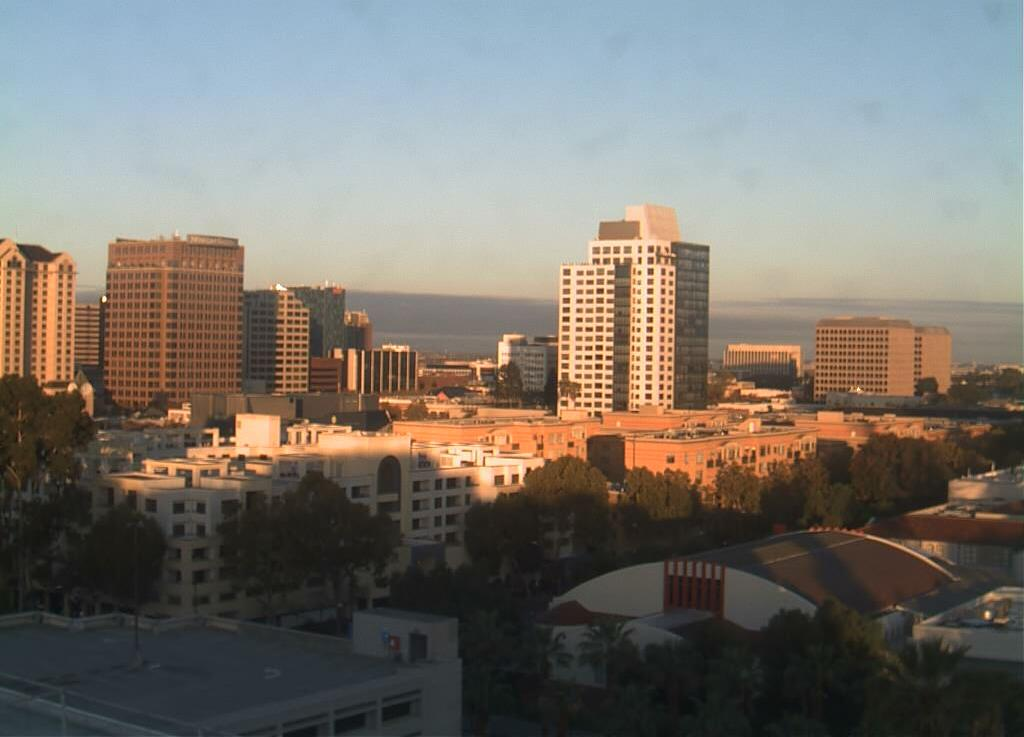
#> input picture Computer_Vision_Machine_Learning/lesson1/day_night_images/training/day/20151101_145511.jpg, 1024 x 737 px; its folder holds 3 pictures in this run
$ python misclassification_data_analysis.py
#> lines starting #> are read from the running program, lines starting #| are printed output that depends on the picture
### Computer_Vision_Machine_Learning/lesson1/helpers.py
# Helper functions

import os
import glob # library for loading images from a directory
import matplotlib.image as mpimg
import cv2
import numpy as np
import matplotlib.pyplot as plt


# This function loads in images and their labels and places them in a list
# The list contains all images and their associated labels
# For example, after data is loaded, im_list[0][:] will be the first image-label pair in the list
def load_dataset(image_dir):

    # Populate this empty image list
#> called with image_dir = 'day_night_images/training/'
    im_list = []
    image_types = ["day", "night"]

    # Iterate through each color folder
    for im_type in image_types:

        # Iterate through each image file in each image_type folder
        # glob reads in any image with the extension "image_dir/im_type/*"
        for file in glob.glob(os.path.join(image_dir, im_type, "*")):

            # Read in the image
            im = mpimg.imread(file)
#> im is the input picture: shape (737, 1024, 3); mean R, G, B 120.9, 116.4, 109.5

            # Check if the image exists/if it's been correctly read-in
            if not im is None:
                # Append the image, and it's type (red, green, yellow) to the image list
                im_list.append((im, im_type))

    return im_list


def standardize_input(image):

    ## TODO: Resize image so that all "standard" images are the same size 600x1100 (hxw)
    image_x = 1100
    image_y = 600
    standard_im = cv2.resize(image, (image_x,image_y), interpolation = cv2.INTER_AREA)


    return standard_im

def encode(label):

    numerical_val = 0
    ## TODO: complete the code to produce a numerical label
    if label == 'day':
        numerical_val = 1

    return numerical_val


def standardize(image_list):

    # Empty image data array
    standard_list = []

    # Iterate through all the image-label pairs
    for item in image_list:
        image = item[0]
        label = item[1]

        # Standardize the image
        standardized_im = standardize_input(image)

        # Create a numerical label
        binary_label = encode(label)

        # Append the image, and it's one hot encoded label to the full, processed list of image data
        standard_list.append((standardized_im, binary_label))
#> this loop made 4 passes
#> pass 1, in standardize_input, `standard_im = cv2.resize(image, (image_x,image_y), interpolation = cv2..`:
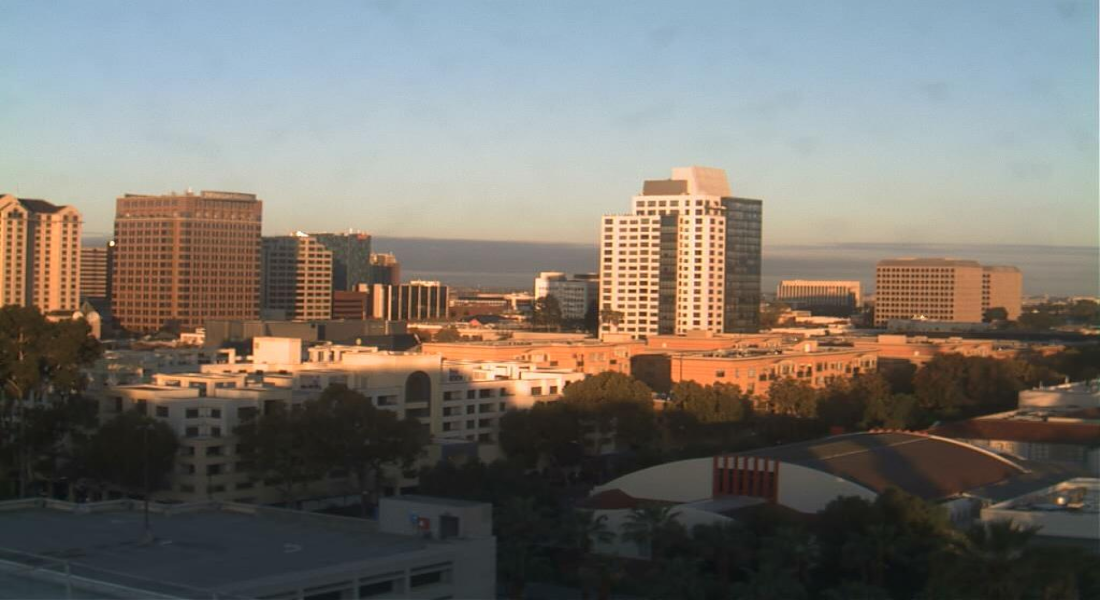
#> standard_im: shape (600, 1100, 3); mean R, G, B 120.8, 116.3, 109.4
#> pass 2, in standardize, `image = item[0]`:
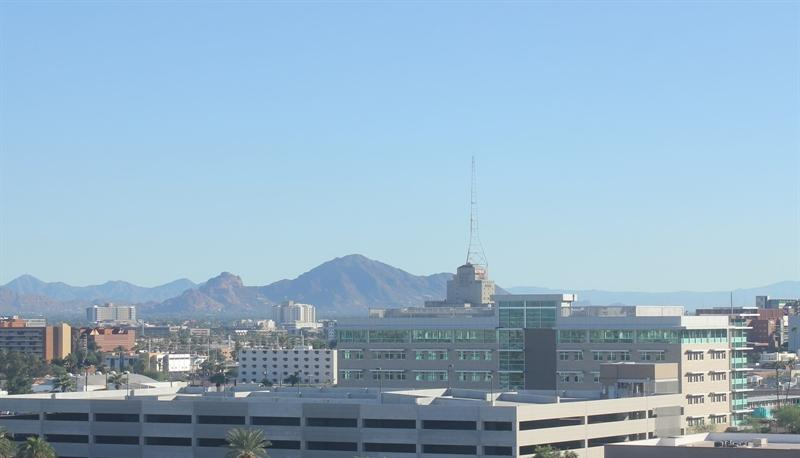
#> image: shape (458, 800, 3); mean R, G, B 148.8, 177.7, 198.8
#> pass 2, in standardize_input (call 2), `standard_im = cv2.resize(image, (image_x,image_y), interpolation = cv2..`:
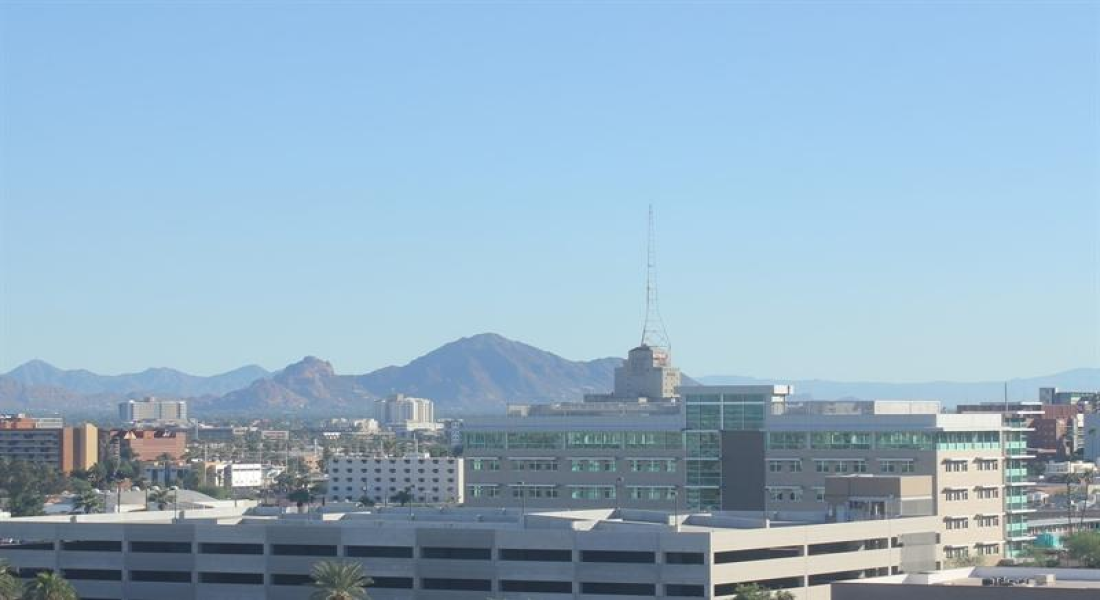
#> standard_im: shape (600, 1100, 3); mean R, G, B 148.8, 177.7, 198.7
#> pass 3, in standardize, `image = item[0]`:
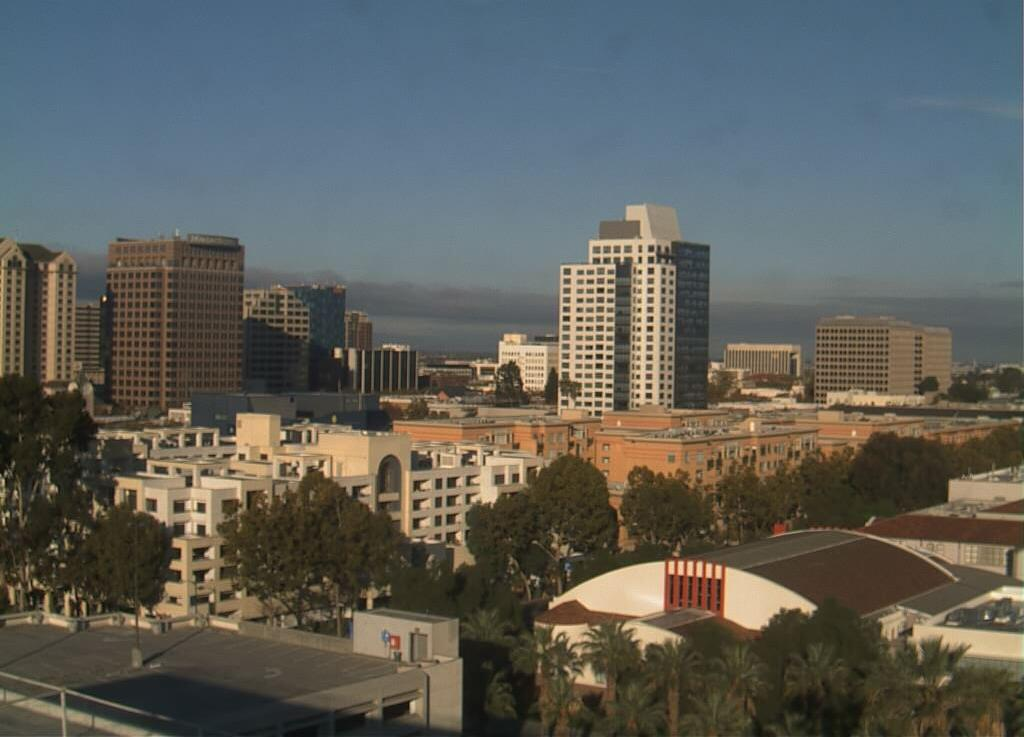
#> image: shape (737, 1024, 3); mean R, G, B 94.5, 95.4, 90.1

    return standard_list

# [14 lines left out: function avg_brightness, not called in this run]

# This function should take in RGB image input
def estimate_label(rgb_image):

    avg_v = avg_brightness_hsv(rgb_image,'v')
#> in avg_brightness_hsv, `hsv = cv2.cvtColor(rgb_image, cv2.COLOR_RGB2HSV)`: hsv: shape (600, 1100, 3); mean H, S, V 52.9, 63.8, 132.1
#> in avg_brightness_hsv, `val = np.sum(hsv[:,:,2])`: val = 87211078
#> in avg_brightness_hsv, `average = val/area`: average = 132.1
#> avg_v = 132.1
    ## TODO: extract average brightness feature from an RGB image
    # Use the avg brightness feature to predict a label (0, 1)
    predicted_label = 0 #night
    threshold_h = 120
    threshold_l = 92
    s_avg_day = 53.8
    s_avg_nite = 103.9
    h_avg_day = 67.1
    h_avg_nite = 45.9
    r_avg_day = 121.7
    r_avg_nite =67.8
    r_std_day = 20.9
    r_std_nite = 36.3
    g_avg_day = 124.9
    g_avg_nite = 52.1
    g_std_day = 25.2
    g_std_nite = 28.3
    b_avg_day = 126.7
    b_avg_nite = 40.8
    v_avg_day = 137

    #Check to see if r or g is within std dev of sample


  ## TODO: Return the predicted_label (0 or 1) based on whether the avg is
    # above or below the threshold
    if avg_v > threshold_h:
        predicted_label = 1
    elif  avg_v > threshold_l :
        r_avg = mean_rgb(rgb_image,'r')
        g_avg = mean_rgb(rgb_image,'g')
        b_avg = mean_rgb(rgb_image,'b')
        h_avg = mean_hsv(rgb_image,'h')
        s_avg = mean_hsv(rgb_image,'s')
        #Need another value to compare too close
        #Check to see if r or g is within std dev of sample
        r_in_range = r_avg >= r_avg_day
        g_in_range = g_avg < 90
        b_in_range = b_avg < 85
        h_in_range = h_avg >= h_avg_nite
        #print(str(r_avg) + ' ' + str(g_avg) + ' ' + str(b_avg) + ' ' + str(h_avg) + ' ' + str(avg_v))

        if  b_in_range or g_in_range:
            predicted_label = 0
        else:
            predicted_label = 1
    else:
        predicted_label = 0


    return predicted_label

# [29 lines left out: function hsv_histograms, not called in this run]

def avg_brightness_rgb(rgb_image,rgb_char):

    # Convert image to HSV
    area = 600*1100

    if rgb_char == 'r' or rgb_char == 'R':
        # Add up all the pixel values in the R channel
        r = np.sum(rgb_image[:,:,0])
        average = r/area
    elif rgb_char == 'g' or rgb_char == 'G':
        g = np.sum(rgb_image[:,:,1])
        average = g/area
    elif rgb_char == 'b' or rgb_char == 'B':
        b = np.sum(rgb_image[:,:,2])
        average = b/area
    else:
        average = None

    return average

def mean_rgb(rgb_image,rgb_char):

    if rgb_char == 'r' or rgb_char == 'R':
        # Add up all the pixel values in the R channel
        return_val = np.mean(rgb_image[:,:,0])
    elif rgb_char == 'g' or rgb_char == 'G':
        return_val = np.mean(rgb_image[:,:,1])
    elif rgb_char == 'b' or rgb_char == 'B':
        return_val = np.mean(rgb_image[:,:,2])
    else:
        return_val = None

    return return_val

def min_rgb(rgb_image,rgb_char):

    if rgb_char == 'r' or rgb_char == 'R':
        # Add up all the pixel values in the R channel
        return_val = np.min(rgb_image[:,:,0])
    elif rgb_char == 'g' or rgb_char == 'G':
        return_val = np.min(rgb_image[:,:,1])
    elif rgb_char == 'b' or rgb_char == 'B':
        return_val = np.min(rgb_image[:,:,2])
    else:
        return_val = None

    return return_val

def max_rgb(rgb_image,rgb_char):

    if rgb_char == 'r' or rgb_char == 'R':
        # Add up all the pixel values in the R channel
        return_val = np.max(rgb_image[:,:,0])
    elif rgb_char == 'g' or rgb_char == 'G':
        return_val = np.max(rgb_image[:,:,1])
    elif rgb_char == 'b' or rgb_char == 'B':
        return_val = np.max(rgb_image[:,:,2])
    else:
        return_val = None

    return return_val
'''
    ## TODO: set the value of a threshold that will separate day and night images


    area = 600*1100
    r_avg = r/area
    g_avg = g/area
    b_avg = b/area

    print('The V Channel avg is ' + str(avg) + ' ' + 'The R Chan avg is: ' + str(r_avg)
          + ' ' + 'The G chan avg is: ' + str(g_avg) + ' ' + 'The B Chan avg is: ' + str(b_avg))

'''

def avg_brightness_hsv(rgb_image,hsv_char):

    # Convert image to HSV
    hsv = cv2.cvtColor(rgb_image, cv2.COLOR_RGB2HSV)
    area = 600*1100

    if hsv_char == 'h' or hsv_char == 'H':
        # Add up all the pixel values in the R channel
        val = np.sum(hsv[:,:,0])
        average = val/area
    elif hsv_char == 's' or hsv_char == 'S':
        val = np.sum(hsv[:,:,1])
        average = val/area
    elif hsv_char == 'v' or hsv_char == 'V':
        val = np.sum(hsv[:,:,2])
        average = val/area
    else:
        average = None

    return average

def mean_hsv(rgb_image,hsv_char):
    hsv = cv2.cvtColor(rgb_image, cv2.COLOR_RGB2HSV)
    if hsv_char == 'h' or hsv_char == 'H':
        # Add up all the pixel values in the R channel
        return_val = np.mean(hsv[:,:,0])
    elif hsv_char == 's' or hsv_char == 'S':
        return_val = np.mean(hsv[:,:,1])
    elif hsv_char == 'v' or hsv_char == 'V':
        return_val = np.mean(hsv[:,:,2])
    else:
        return_val = None

    return return_val

def min_hsv(rgb_image,hsv_char):
    hsv = cv2.cvtColor(rgb_image, cv2.COLOR_RGB2HSV)
    if hsv_char == 'h' or hsv_char == 'H':
        # Add up all the pixel values in the R channel
        return_val = np.min(hsv[:,:,0])
    elif hsv_char == 's' or hsv_char == 'S':
        return_val = np.min(hsv[:,:,1])
    elif hsv_char == 'v' or hsv_char == 'V':
        return_val = np.min(hsv[:,:,2])
    else:
        return_val = None

    return return_val

def max_hsv(rgb_image,hsv_char):
    hsv = cv2.cvtColor(rgb_image, cv2.COLOR_RGB2HSV)
    if hsv_char == 'h' or hsv_char == 'H':
        # Add up all the pixel values in the R channel
        return_val = np.max(hsv[:,:,0])
    elif hsv_char == 's' or hsv_char == 'S':
        return_val = np.max(hsv[:,:,1])
    elif hsv_char == 'v' or hsv_char == 'V':
        return_val = np.max(hsv[:,:,2])
    else:
        return_val = None

    return return_val

### Computer_Vision_Machine_Learning/lesson1/misclassification_data_analysis.py
# -*- coding: utf-8 -*-
"""
Created on Sat Mar 28 16:07:51 2020

@author: nmazzilli24
"""

import cv2 # computer vision library
import helpers

import numpy as np
import matplotlib.pyplot as plt
import matplotlib.image as mpimg
import pandas as pd

#Create data dictionary

#We need image, selected label, RGB averares, RGB min/max, HSV averges, min,max
# Image data directories
image_dir_training = "day_night_images/training/"
image_dir_test = "day_night_images/test/"

# Using the load_dataset function in helpers.py
# Load training data
IMAGE_LIST = helpers.load_dataset(image_dir_training)

# Standardize all training images
STANDARDIZED_LIST = helpers.standardize(IMAGE_LIST)

#default_data['item3'] = 3
#default_data.update({'item3': 3})
image_num = 0
test_im = STANDARDIZED_LIST[image_num][0]
selected_label = STANDARDIZED_LIST[image_num][1]
pred_label = helpers.estimate_label(test_im)
r_avg = helpers.avg_brightness_rgb(test_im,'r')
#> in avg_brightness_rgb, `r = np.sum(rgb_image[:,:,0])`: r = 79739369
#> in avg_brightness_rgb, `average = r/area`: average = 120.8
g_avg = helpers.avg_brightness_rgb(test_im,'g')
b_avg = helpers.avg_brightness_rgb(test_im,'b')
r_mean = helpers.mean_rgb(test_im,'r')
g_mean = helpers.mean_rgb(test_im,'g')
b_mean = helpers.mean_rgb(test_im,'b')
r_min = helpers.min_rgb(test_im,'r')
#> in min_rgb, `return_val = np.min(rgb_image[:,:,0])`: return_val = 7
r_max = helpers.max_rgb(test_im,'r')
#> in max_rgb, `return_val = np.max(rgb_image[:,:,0])`: return_val = 255
g_min = helpers.min_rgb(test_im,'g')
g_max = helpers.max_rgb(test_im,'g')
b_min = helpers.min_rgb(test_im,'b')
b_max = helpers.max_rgb(test_im,'b')
#Now HSV Data
h_avg = helpers.avg_brightness_hsv(test_im,'h')
s_avg = helpers.avg_brightness_hsv(test_im,'s')
v_avg = helpers.avg_brightness_hsv(test_im,'v')
h_mean = helpers.mean_hsv(test_im,'h')
#> in mean_hsv, `return_val = np.mean(hsv[:,:,0])`: return_val = 52.87
s_mean = helpers.mean_hsv(test_im,'s')
v_mean = helpers.mean_hsv(test_im,'v')
h_min = helpers.min_hsv(test_im,'h')
#> in min_hsv, `return_val = np.min(hsv[:,:,0])`: return_val = 0
h_max = helpers.max_hsv(test_im,'h')
#> in max_hsv, `return_val = np.max(hsv[:,:,0])`: return_val = 179
s_min = helpers.min_hsv(test_im,'s')
s_max = helpers.max_hsv(test_im,'s')
v_min = helpers.min_hsv(test_im,'v')
v_max = helpers.max_hsv(test_im,'v')
'''
df2 = pd.DataFrame([selected_label,pred_label,r_avg,r_mean,h_avg,h_mean],
                    columns = ['selected_label','pred_label','r_avg','r_mean','v_avg','v_mean'])
df2
'''

df = pd.DataFrame(columns=['selected_label', 'pred_label', 'r_avg','r_min','r_max','g_avg','g_min','g_max','b_avg','b_min','b_max'
                           ,'h_avg','h_min','h_max','s_avg','s_min','s_max','v_avg','v_min','v_max'])

for idx in range(len(STANDARDIZED_LIST)):
    test_im = STANDARDIZED_LIST[idx][0]
    selected_label = STANDARDIZED_LIST[idx][1]
    pred_label = helpers.estimate_label(test_im)
    r_avg = helpers.avg_brightness_rgb(test_im,'r')
    g_avg = helpers.avg_brightness_rgb(test_im,'g')
    b_avg = helpers.avg_brightness_rgb(test_im,'b')
    r_mean = helpers.mean_rgb(test_im,'r')
    g_mean = helpers.mean_rgb(test_im,'g')
    b_mean = helpers.mean_rgb(test_im,'b')
    r_min = helpers.min_rgb(test_im,'r')
    r_max = helpers.max_rgb(test_im,'r')
    g_min = helpers.min_rgb(test_im,'g')
    g_max = helpers.max_rgb(test_im,'g')
    b_min = helpers.min_rgb(test_im,'b')
    b_max = helpers.max_rgb(test_im,'b')
    #Now HSV Data
    h_avg = helpers.avg_brightness_hsv(test_im,'h')
    s_avg = helpers.avg_brightness_hsv(test_im,'s')
    v_avg = helpers.avg_brightness_hsv(test_im,'v')
    h_mean = helpers.mean_hsv(test_im,'h')
    s_mean = helpers.mean_hsv(test_im,'s')
    v_mean = helpers.mean_hsv(test_im,'v')
    h_min = helpers.min_hsv(test_im,'h')
    h_max = helpers.max_hsv(test_im,'h')
    s_min = helpers.min_hsv(test_im,'s')
    s_max = helpers.max_hsv(test_im,'s')
    v_min = helpers.min_hsv(test_im,'v')
    v_max = helpers.max_hsv(test_im,'v')
    df2 = pd.DataFrame([[selected_label,pred_label,r_avg,r_min,r_max,g_avg,g_min,g_max,b_avg,b_min,b_max,h_avg,h_min,h_max,s_avg,s_min,s_max,v_avg,v_min,v_max]],
                       columns=['selected_label', 'pred_label', 'r_avg','r_min','r_max','g_avg','g_min','g_max','b_avg','b_min','b_max'
                           ,'h_avg','h_min','h_max','s_avg','s_min','s_max','v_avg','v_min','v_max'])

    #df.loc[idx] = selected_label + pred_label + r_avg + r_min + r_max + g_avg + g_min + g_max + b_avg + b_min + b_max + h_avg + h_min + h_max + s_avg + s_min + s_max + v_avg + v_min + v_max
#> (the run stopped early here; a loop or call above may not have finished)
